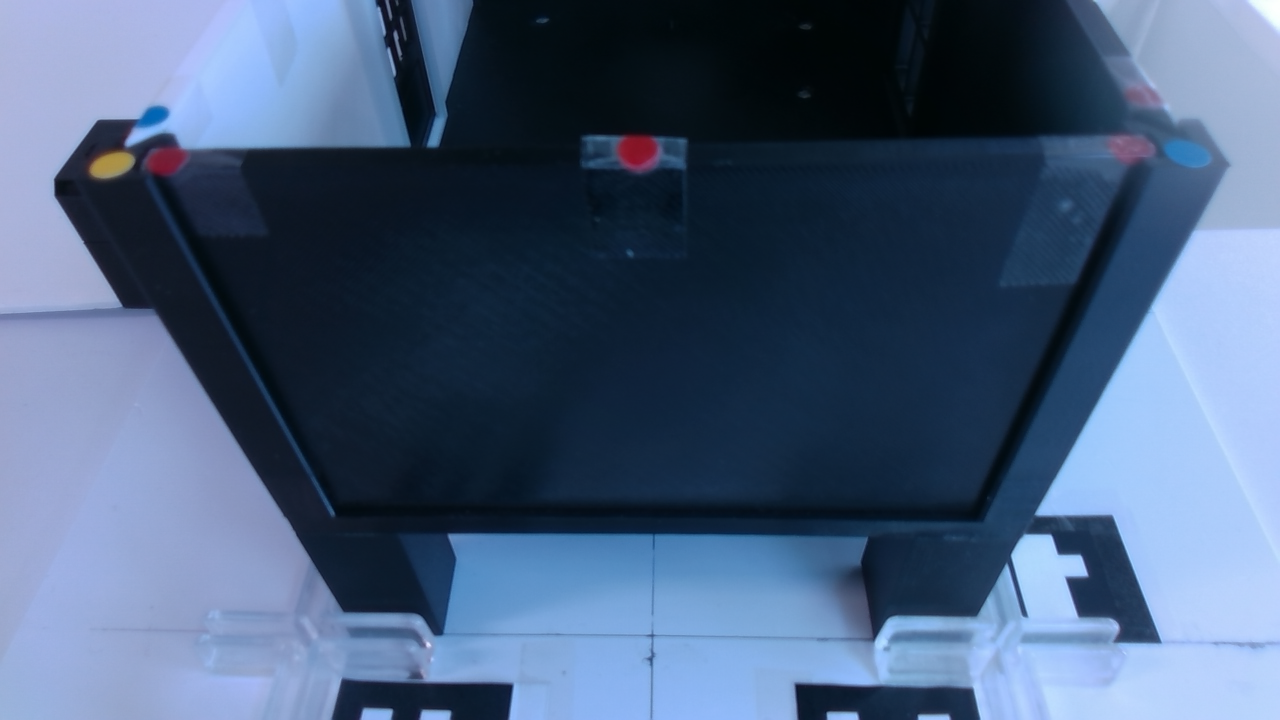
#> input picture ai_perception/datasets/harmony_parts_v1/pre_roof_qc/view_right_golden_v2/golden_rgb_median.png, 1280 x 720 px, found by its file name
$ python harmony_pre_roof_qc_right_runtime_v8.py
#> lines starting #> are read from the running program, lines starting #| are printed output that depends on the picture
#!/usr/bin/env python3

from pathlib import Path
import json
import threading
import time
import urllib.request
from http.server import BaseHTTPRequestHandler, ThreadingHTTPServer

import cv2
import numpy as np


ROOT = Path.home() / "vision_project"

SOURCE = "http://192.168.20.10:8766"
PORT = 8785

GOLDEN_RGB_PATH = (
    ROOT /
    "datasets/harmony_parts_v1/pre_roof_qc/"
    "view_right_golden_v2/golden_rgb_median.png"
)

GOLDEN_DEPTH_PATH = (
    ROOT /
    "datasets/harmony_parts_v1/pre_roof_qc/"
    "view_right_golden_v2/golden_depth_median.png"
)

ROI_PATH = (
    ROOT /
    "datasets/harmony_parts_v1/pre_roof_qc/"
    "view_right_roi_v1.json"
)

THRESH_PATH = (
    ROOT /
    "datasets/harmony_parts_v1/pre_roof_qc/"
    "view_right_thresholds_v3.json"
)

STRUCTURE_REFERENCE_PATH = (
    ROOT /
    "datasets/harmony_parts_v1/pre_roof_qc/"
    "view_right_structure_reference_v3_current_pose/rgb.jpg"
)

STRUCTURE_THRESH_PATH = (
    ROOT /
    "datasets/harmony_parts_v1/pre_roof_qc/"
    "view_right_structure_thresholds_v4_current_pose.json"
)

LIFT_THRESH_PATH = (
    ROOT /
    "datasets/harmony_parts_v1/pre_roof_qc/"
    "view_right_lift_thresholds_v2.json"
)

FETCH_TIMEOUT = 3.0
LOOP_SEC = 0.15


gold_rgb = cv2.imread(str(GOLDEN_RGB_PATH))
#> gold_rgb is the input picture: shape (720, 1280, 3); mean B, G, R 124.2, 93.9, 72.8
gold_depth = cv2.imread(str(GOLDEN_DEPTH_PATH))
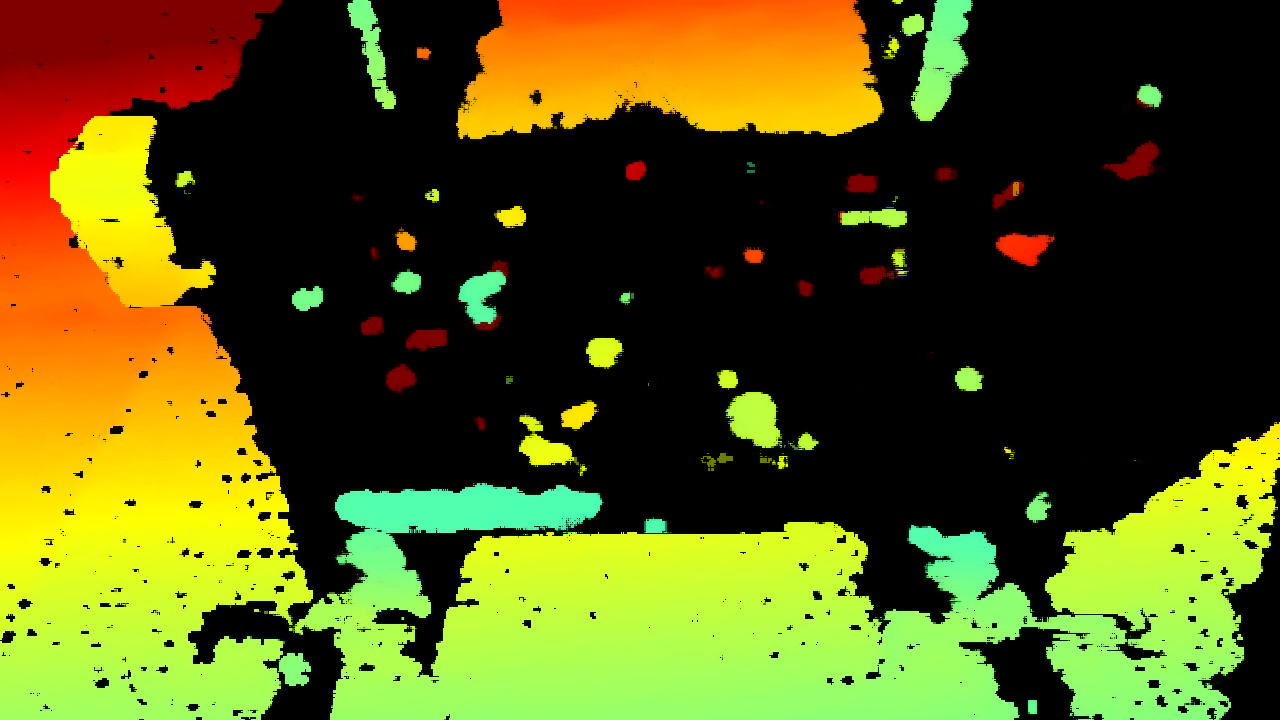
#> input picture ai_perception/datasets/harmony_parts_v1/pre_roof_qc/view_right_golden_v2/golden_depth_median.png, 1280 x 720 px, found by its file name
#> gold_depth is the input picture: shape (720, 1280, 3); mean B, G, R 20.5, 88.3, 87.3

structure_ref = cv2.imread(
    str(STRUCTURE_REFERENCE_PATH),
    cv2.IMREAD_COLOR
)
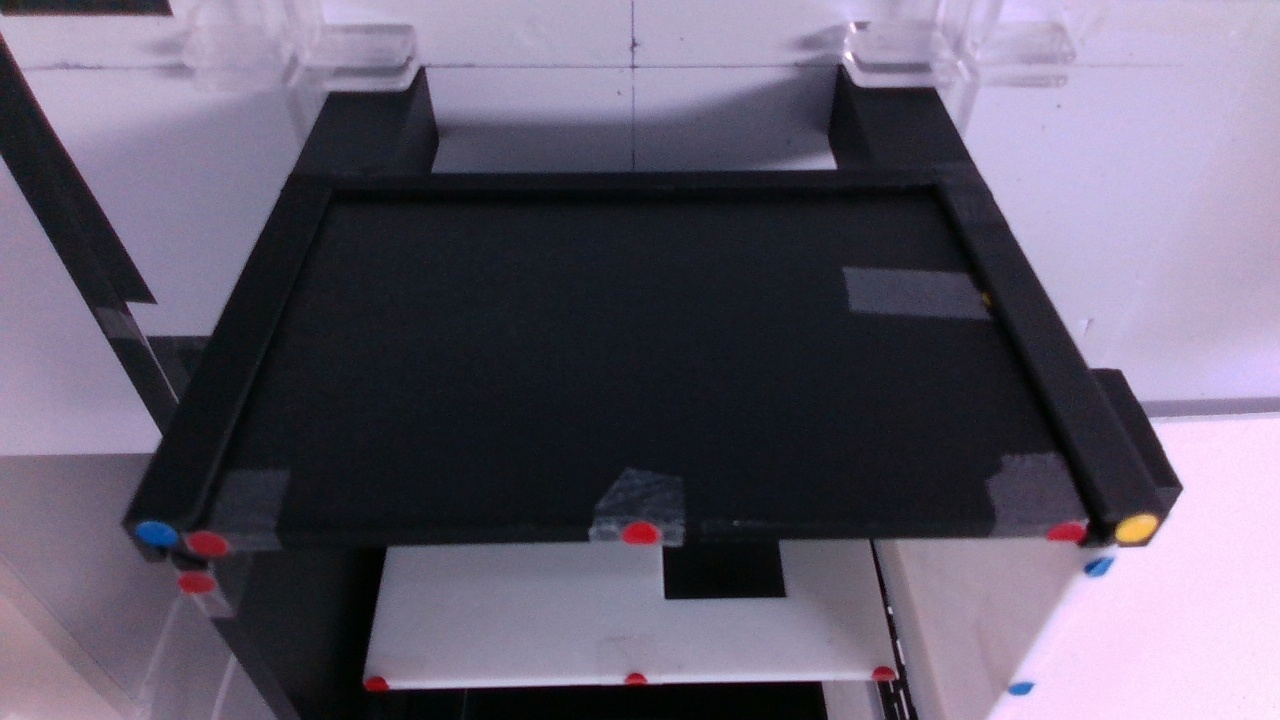
#> input picture ai_perception/datasets/harmony_parts_v1/pre_roof_qc/view_right_structure_reference_v3_current_pose/rgb.jpg, 1280 x 720 px, found by its file name
#> structure_ref is the input picture: shape (720, 1280, 3); mean B, G, R 110.9, 93.1, 99.9

if structure_ref is None:
    raise SystemExit(
        f"ABORT: missing RIGHT structure reference: "
        f"{STRUCTURE_REFERENCE_PATH}"
    )

if structure_ref.shape[:2] != (720, 1280):
    raise SystemExit(
        f"ABORT: bad RIGHT structure reference shape: "
        f"{structure_ref.shape}"
    )

# Reference was captured directly from Robot Control /raw.
# RIGHT runtime canonical image is ROTATE_180.
structure_ref = cv2.rotate(
    structure_ref,
    cv2.ROTATE_180
)
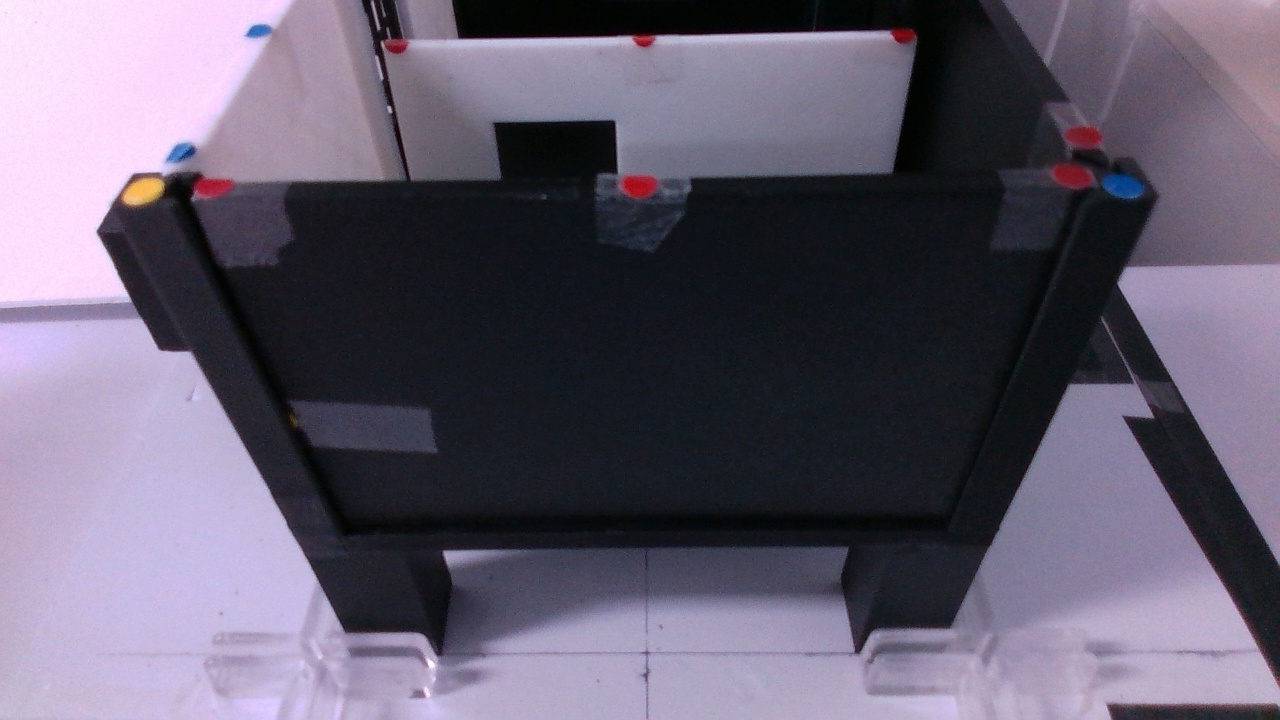
#> structure_ref: shape (720, 1280, 3); mean B, G, R 110.9, 93.1, 99.9

structure_cfg = json.loads(
#> (the run stopped early here; a loop or call above may not have finished)
